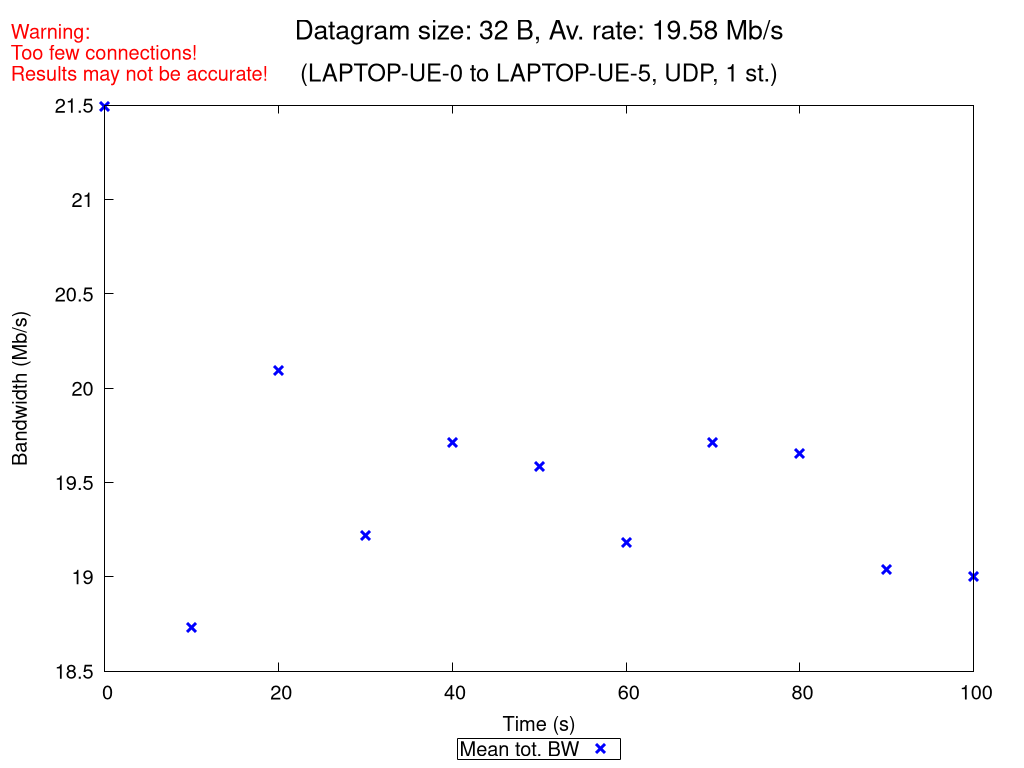

The gnuplot source for this figure:
set terminal pngcairo nocrop enhanced size 1024,768 font "Verdana,15"
set output "UDP_1_st_2020_10_12_12-56-35_one2two_00032B.png"

set title "{/=20 Datagram size: 32 B, Av. rate: 19.58 Mb/s}\n\n{/=18 (LAPTOP-UE-0 to LAPTOP-UE-5, UDP, 1 st.)}"
set label "Warning:\nToo few connections!\nResults may not be accurate!" at screen 0.01, screen 0.96 tc rgb "red"

set xlabel "Time (s)"
set ylabel "Bandwidth (Mb/s)"
set ytics nomirror
set key bmargin center horizontal box samplen 1 width -1
set bmargin 4.6
set rmargin 4.5

rf = 1000000.0  # rate factor
set style fill transparent solid 0.2 noborder
set autoscale xfix
plot "UDP_1_st_2020_10_12_12-56-35_one2two_00032B_iperf_processed.dat" using 1:($2/rf-$3/rf):($2/rf+$3/rf) with filledcurves lc rgb "blue" notitle, \
     "" using 1:($2/rf) with points pt 2 ps 1.5 lw 3 lc rgb "blue" title "Mean tot. BW", \
